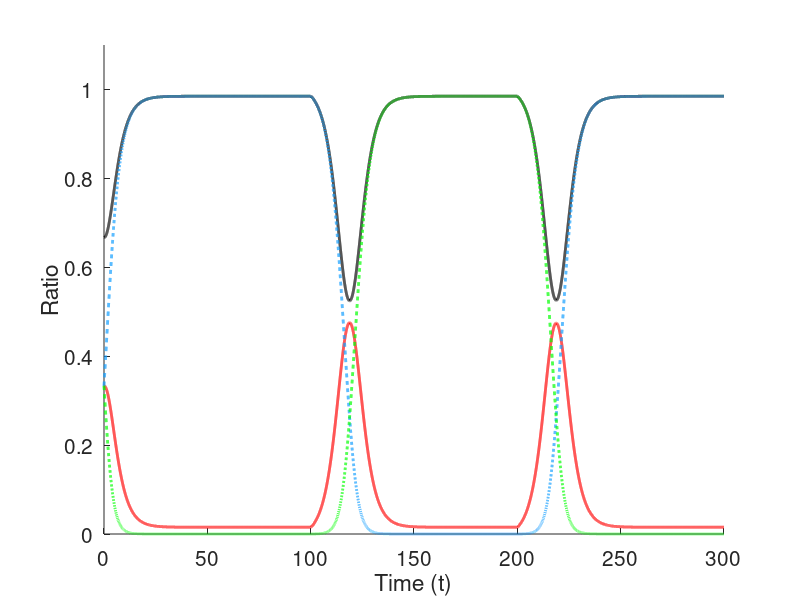

Source code (MATLAB): (Note: this script raises an error after producing the figure.)
function unbiased
T = 300;

epsilon  = 0.1; %

std_dev = 0; % introduce some noise to the payoffs
payOpt = normrnd(0.8,std_dev,1000); %introducing some noise for the payoff of optimum behavior
paySOpt = normrnd(0.2,std_dev,1000);%introducing some noise for the payoff of sub-optimum behavior

%Arrays to keep track of the results at t
Tarr = [];
phiArr = [];

%Fitness functions for behavior 1 and 2 
fB1 = @(t)(1-epsilon)*piB1(t) + epsilon*piB2(t); %Fitness of behavior 1
fB2 = @(t)(1-epsilon)*piB2(t) + epsilon*piB1(t); %Fitness of behavior 2
fS = @(t) 0.5*piB1(t) + 0.5*piB2(t); %Fitness of social learners

%initial value assignments for B1, B2 and S
B10  = 1/3;
B20  = 1/3;
S10  = 1/3;

%Solving the system
Y0 = [B10; B20; S10];
tspan   = [0:0.01:T];
[tt, y] = ode45(@sls,tspan,Y0);


%generating the plots
figure;
hold on
plot(tt,y(:,1) + y(:,2),'Color', 'k', 'Linewidth', 2)
plot(tt,y(:,3),'Color', 'r', 'Linewidth', 2)
plot(tt,y(:,1),'--','Color', [0.07,0.62,1.00], 'Linewidth', 2)
plot(tt,y(:,2),'--','Color', 'g', 'Linewidth', 2)
xlabel('Time (t)')
ylabel('Ratio')
set(gca,'FontSize',15);
ylim([0,1.1])

yyaxis right
ylabel('\phi(t)')
set(gca,'ycolor','m');
ylim([0,1.1])

inx = Tarr == 0;
Tarr(inx) = [];
phiArr(inx) = [];
plot(Tarr, phiArr, 'Color', 'm','Linewidth', 2)

legend({'IL','SL','B_1','B_2', '\phi(t)'}, ...
            'Position',[0.22 0.85 0.64 0.08], ...
            'FontSize',13,...
            'NumColumns',5,...
            'color','none');
legend boxoff



   
    function dxdt = sls(t,x)
        
        Xarr(:,floor(t)+1) = x;
        
        Q = [[0.995, 0, 0.005]; [0, 0.995, 0.005]; [0.0025, 0.0025, 0.995]];
        
        f = [fB1(t) fB2(t) fS(t)];
        phi = f*x; 
        phiArr(floor(t*10)+1) = phi;
        Tarr(floor(t*10)+1) = t;
        
        dxdt1 = f*(x.*Q(:,1)) - x(1)*phi; %B1 equation
        dxdt2 = f*(x.*Q(:,2)) - x(2)*phi; %B2 equation
        dxdt3 = f*(x.*Q(:,3)) - x(3)*phi; %S equation
        dxdt = [dxdt1;dxdt2;dxdt3];
    end
    
    function y = piB1(t) %Payoff of behavior 1
        if(t<100 || t>200)
            y = payOpt(floor(t+1));
        else
            y = paySOpt(floor(t+1));
        end
    end

    function y = piB2(t) %Payoff of behavior 2
        if(t<100 || t>200)
            y = paySOpt(floor(t+1));
        else
            y = payOpt(floor(t+1));
        end
    end
end